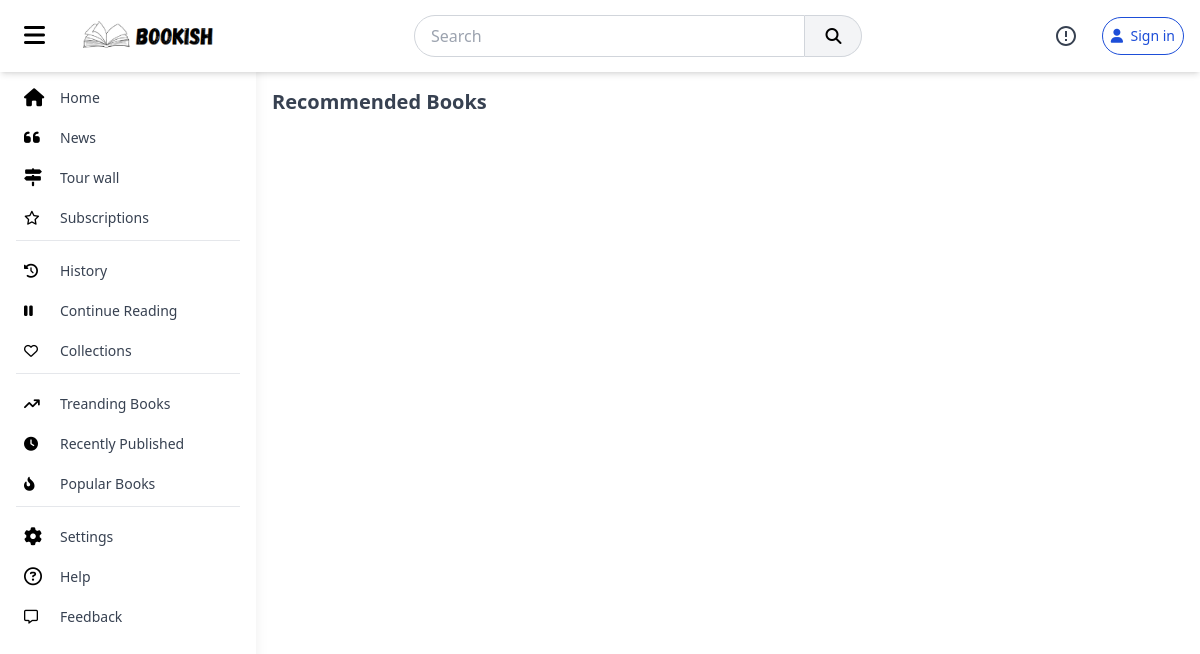
The app's page /, older data.
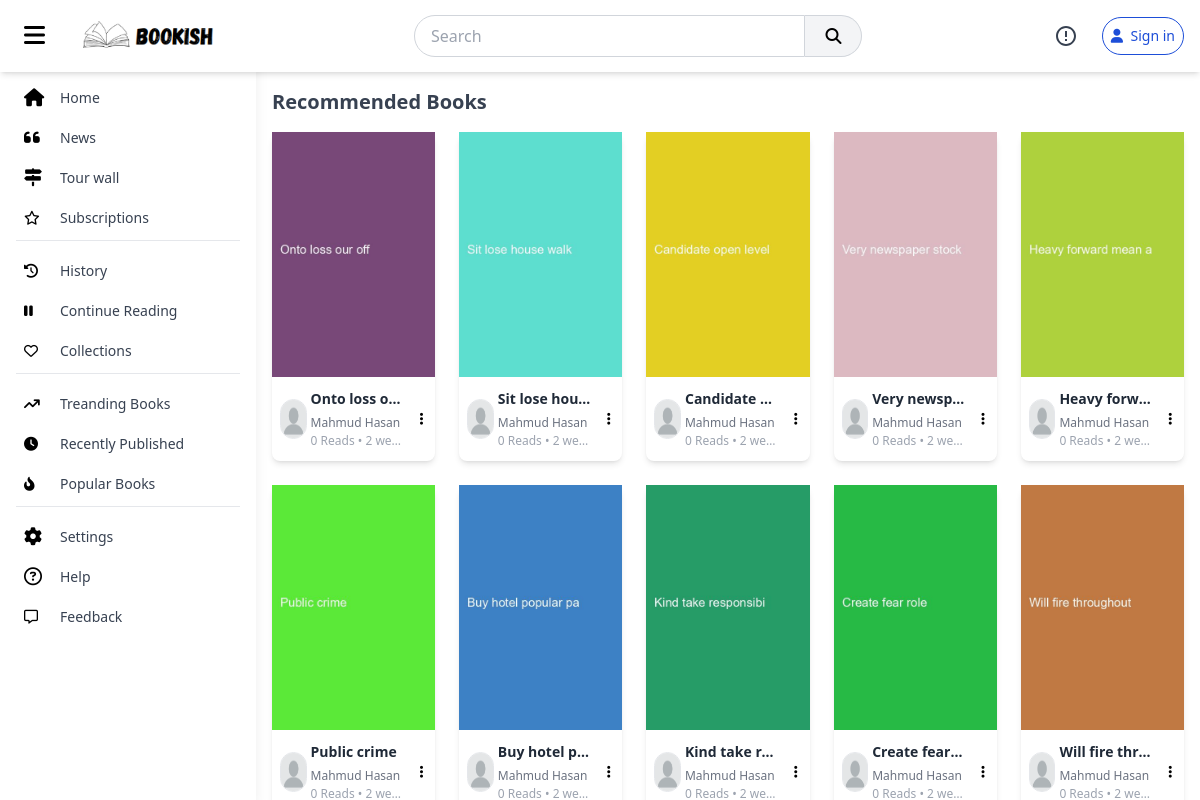
The same page, newer data.
### main/models.py (models this page shows, shortened)
class Book(models.Model):
    title = models.CharField(max_length=255)
    slug = AutoSlugField(populate_from='title', unique=True)
    description = models.TextField()
    content = CKEditor5Field(config_name="extends")
    language = models.CharField(max_length=50, default="default")
    author = models.ForeignKey(User, on_delete=models.CASCADE, related_name='books')
    category = models.ForeignKey(Category, on_delete=models.CASCADE, related_name='books', blank=True, null=True)
    published_date = models.DateTimeField(auto_now_add=True)
    updated_date = models.DateTimeField(auto_now=True)
    likes = models.ManyToManyField(User, related_name='liked_books', blank=True)
    dislikes = models.ManyToManyField(User, related_name='disliked_books', blank=True)
    views = models.PositiveIntegerField(default=0)
    thumbnail = models.ImageField(upload_to='thumbnails/', blank=True, null=True)
    status = models.CharField(max_length=50, default='Public')
    objects = models.Manager()
    public_objects = PublicBookManager()

### accounts/models.py (models this page shows, shortened)
class UserProfile(models.Model):
    user = models.OneToOneField(User, on_delete=models.CASCADE)
    full_name = models.CharField(max_length=100, blank=True, null=True)
    bio = models.TextField(blank=True, null=True)
    profile_picture = models.ImageField(upload_to='profile_pics/', default='profile_pics/default.png')
    created_at = models.DateTimeField(auto_now_add=True)
    updated_at = models.DateTimeField(auto_now=True)

### main/views.py (the view)
# urls.py: path('', views.index, name="index"),
def index(request):
    context = {}
    path_info = request.META.get('PATH_INFO')
    items_per_page = 10  # Number of books to load initially
    if path_info == "/trending":
        books = Book.public_objects.all().prefetch_related('author__userprofile').order_by('-views')
        context['page'] = "Trending"
    elif path_info == "/recent":
        books = Book.public_objects.all().prefetch_related('author__userprofile').order_by('-published_date')
        context['page'] = "Recent"
    elif path_info == "/popular":
        books = Book.public_objects.all().prefetch_related('author__userprofile').order_by('-views')
        context['page'] = "Popular"
    else:
        books = Book.public_objects.all().prefetch_related('author__userprofile').order_by('?')
        context['page'] = "Recommended"
    paginator = Paginator(books, items_per_page)
    initial_books = paginator.page(1)
    context['books'] = initial_books
    if request.user.is_authenticated:
        context['following'] = UserFollow.objects.filter(follower=request.user)[:3]
    return render(request, 'main/index.html', context)

### main/context_processors.py (called while the page is built)
def notifications(request):
    if request.user.is_authenticated:
        return {'notifications': Notification.objects.filter(user=request.user).order_by('-created_at')[:5]}
    else:
        return Notification.objects.none()

def unread_notifications(request):
    if request.user.is_authenticated:
        return {'unread_notifications': Notification.objects.filter(user=request.user, is_read=False).count()}
    else:
        return Notification.objects.none()

### main/models.py (called while the page is built)
    def get_queryset(self):
        return super().get_queryset().exclude(status="Private")

### templates/main/index.html (shortened to what this page needs)
{% extends 'base.html' %}
{% load static %}
{% block content %}
<h2 class="text-xl font-bold text-gray-700 mb-4">
    {{page}} Books
</h2>
<div class="grid grid-cols-1 sm:grid-cols-2 md:grid-cols-3 lg:grid-cols-5 gap-6" id="book_container">
    {% for book in books %}
    {% include 'components/book_card.html' %}
    {% endfor %}
</div>
{% endblock %}

### templates/components/book_card.html (shortened to what this page needs)
<div class="bg-white shadow-md rounded-lg cursor-pointer"
    onclick="location.href=`{% url 'main:book_view' book.slug %}`">
    <div class="relative bg-slate-300" style="padding-bottom: 150%;">
        <img alt="Book Thumbnail" class="absolute object-cover h-full w-full opacity-90" src="{{ book.thumbnail.url }}" />
    </div>
    <div class="p-1 my-2">
        <div class="flex gap-2 justify-between items-center">
            <div onclick="event.stopPropagation();location.href=`{% url 'main:profile' book.author.username %}`">
                <img alt="" class="h-10 w-10 mx-1 border rounded-full"
                    src="{{book.author.userprofile.profile_picture.url}}" />
            </div>
            <div class="max-w-[60%]">
                <h3 class="text-sm  font-bold truncate text-gray-800">
                    {{book.title}}
                </h3>
                <a href="{% url 'main:profile' book.author.username %}"
                    class="text-xs text-gray-500 hover:text-blue-400">
                    {{book.author.userprofile.full_name}}
                </a>
                <p class="text-xs text-gray-400 truncate">
                    {{book.views}} Reads • {{book.published_date|timesince}} ago
                </p>
            </div>
            <div>
                <div class="relative">
                    <button class="dropdownButton p-2 rounded-full text-sm">
                        <i class="fa fa-ellipsis-vertical">
                        </i>
                    </button>
                </div>
            </div>
        </div>
    </div>
</div>

Row changes from the older to the newer data that the page shows:
added Book: thumbnail (picture), author.userprofile.profile_picture (placeholder picture), title "Onto loss o…", author.userprofile.full_name "Mahmud Hasan", views "0", published_date "2 we…"
added Book: thumbnail (picture), author.userprofile.profile_picture (placeholder picture), title "Sit lose hou…", author.userprofile.full_name "Mahmud Hasan", views "0", published_date "2 we…"
added Book: thumbnail (picture), author.userprofile.profile_picture (placeholder picture), title "Candidate…", author.userprofile.full_name "Mahmud Hasan", views "0", published_date "2 we…"
added Book: thumbnail (picture), author.userprofile.profile_picture (placeholder picture), title "Very newsp…", author.userprofile.full_name "Mahmud Hasan", views "0", published_date "2 we…"
added Book: thumbnail (picture), author.userprofile.profile_picture (placeholder picture), title "Heavy forw…", author.userprofile.full_name "Mahmud Hasan", views "0", published_date "2 we…"
added Book: thumbnail (picture), author.userprofile.profile_picture (placeholder picture), title "Public crime", author.userprofile.full_name "Mahmud Hasan", views "0", published_date "2 we…"
added Book: thumbnail (picture), author.userprofile.profile_picture (placeholder picture), title "Buy hotel p…", author.userprofile.full_name "Mahmud Hasan", views "0", published_date "2 we…"
added Book: thumbnail (picture), author.userprofile.profile_picture (placeholder picture), title "Kind take r…", author.userprofile.full_name "Mahmud Hasan", views "0", published_date "2 we…"
added Book: thumbnail (picture), author.userprofile.profile_picture (placeholder picture), title "Create fear…", author.userprofile.full_name "Mahmud Hasan", views "0", published_date "2 we…"
added Book: thumbnail (picture), author.userprofile.profile_picture (placeholder picture), title "Will fire thr…", author.userprofile.full_name "Mahmud Hasan", views "0", published_date "2 we…"
